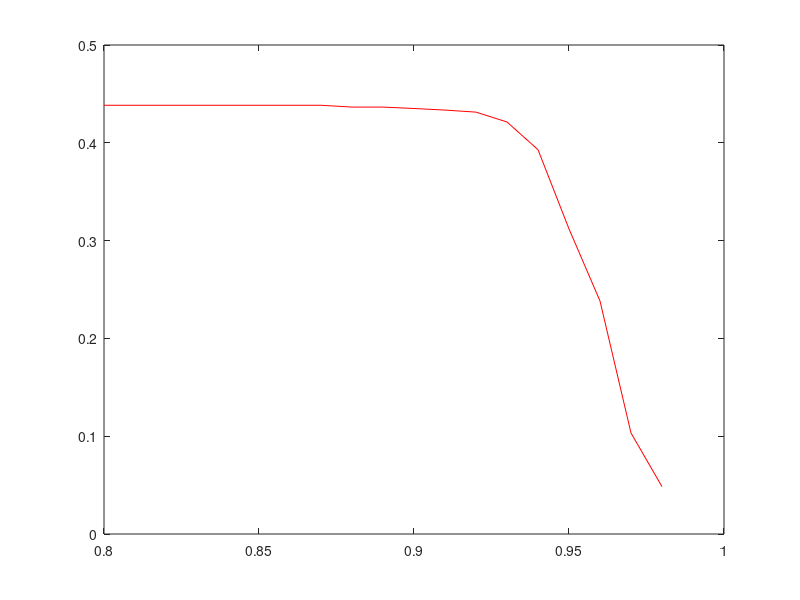

Recreate this plot in MATLAB. (Note: this script raises an error after producing the figure.)
A1 =  load('convergenciaAR1.txt'); 
A2 =  load('convergenciaAR2.txt'); 
A3 =  load('convergenciaAR3.txt'); 
A4 =  load('convergenciaAR4.txt'); 
A5 =  load('convergenciaAR5.txt'); 
A6 =  load('convergenciaAR6.txt'); 
A7 =  load('convergenciaAR7.txt'); 
A8 =  load('convergenciaAR8.txt'); 
A9 =  load('convergenciaAR9.txt'); 
A10 =  load('convergenciaAR10.txt'); 
A11 =  load('convergenciaAR11.txt'); 
A12 =  load('convergenciaAR12.txt'); 
A13 =  load('convergenciaAR13.txt'); 
A14 =  load('convergenciaAR14.txt'); 
A15 =  load('convergenciaAR15.txt'); 
Q = ((A1(:,2)+A2(:,2)+A3(:,2)+A4(:,2)+A5(:,2)+A6(:,2)+A7(:,2)+A8(:,2)+A9(:,2)+A10(:,2)+A11(:,2)+A12(:,2)+A13(:,2)+A14(:,2)+A15(:,2)))/15;
Q1 = (A1(:,1)+A2(:,1)+A3(:,1)+A4(:,1)+A5(:,1)+A6(:,1)+A7(:,1)+A8(:,1)+A9(:,1)+A10(:,1)+A11(:,1)+A12(:,1)+A13(:,1)+A14(:,1)+A15(:,1))/15;
h = plot(Q1,Q,'r');
hold on


Allrep;
for w = 1:19;
    MINI(w,1) = min(ALL(w,2:16));
    MAXI(w,1) = max(ALL(w,2:16));
end
plot(Q1,MINI,'r--');
hold on
plot(Q1,MAXI,'r--');
hold on


xlabel(('Convergence Threshold'),"fontsize",12)
ylabel('% Evolutionary Convergence Animals',"fontsize",12)
print -color -F:12 converanimals.eps



